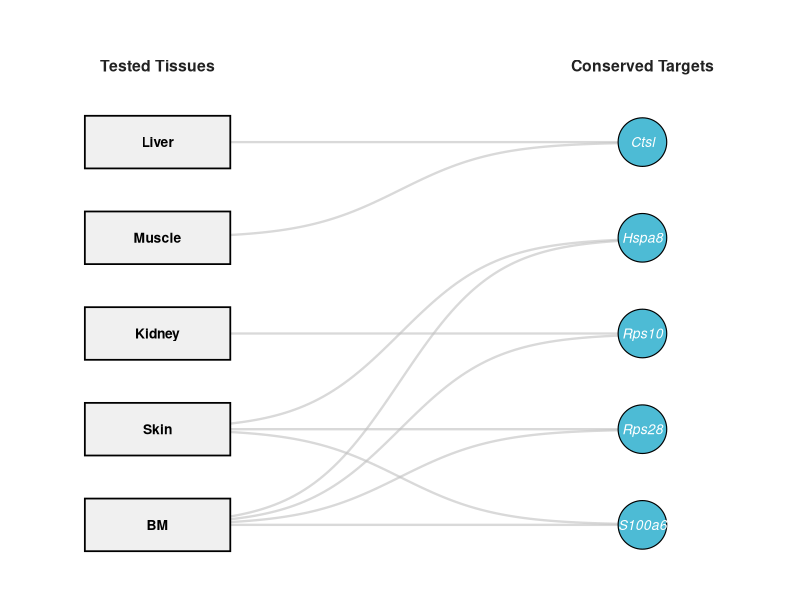
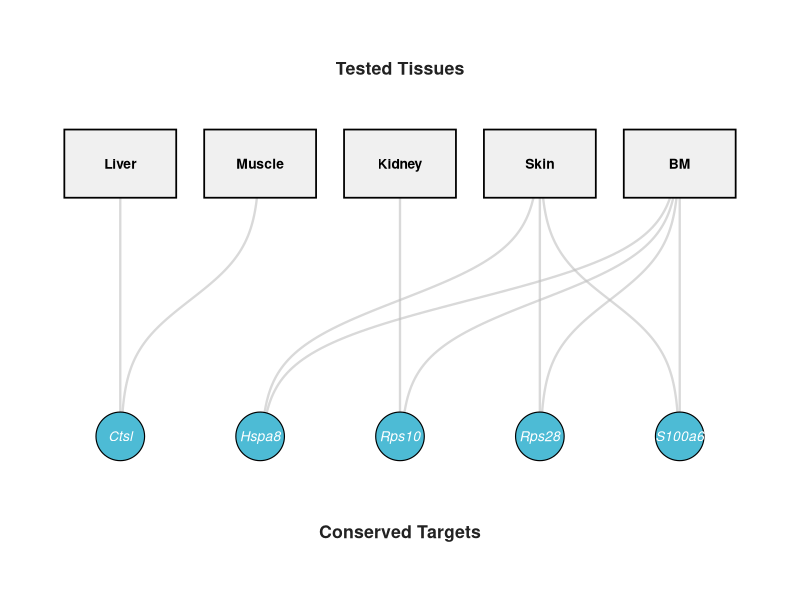

Write R code to recreate these figures, in order.
# 加载必备包
library(ggplot2)
library(dplyr)

# ==================== 1. 节点与绝对坐标 ====================
# ★ 严格按照你要求的基因顺序 (从上到下)
genes <- c("Ctsl", "Hspa8", "Rps10", "Rps28", "S100a6") # Y: 5, 4, 3, 2, 1
# 优化左侧组织顺序以尽量顺应右侧基因，减少打结
tissues <- c("Liver", "Muscle", "Kidney", "Skin", "BM")  # Y: 5, 4, 3, 2, 1

# 构建节点数据框
nodes <- data.frame(
  id = c(tissues, genes),
  label = c(tissues, genes),
  type = factor(c(rep("Tissue", 5), rep("Gene", 5)), levels = c("Tissue", "Gene")),
  x = c(rep(1, 5), rep(3, 5)), # 只有两列，X=1 和 X=3
  y = c(5, 4, 3, 2, 1,         # 组织 Y 坐标 (上下对齐)
        5, 4, 3, 2, 1)         # 基因 Y 坐标 (严格锁定你的顺序)
)

# ==================== 2. 定义真实映射连线 ====================
edges <- data.frame(
  from = c("Liver", "Muscle", "Kidney", "BM", "BM", "BM", "BM", "Skin", "Skin", "Skin"),
  to = c("Ctsl", "Ctsl", "Rps10", "Rps10", "Hspa8", "Rps28", "S100a6", "Hspa8", "Rps28", "S100a6")
) %>% mutate(edge_id = row_number())

# 映射连线两端的绝对坐标
edges <- edges %>%
  left_join(nodes %>% select(id, x, y), by = c("from" = "id")) %>% rename(x_start = x, y_start = y) %>%
  left_join(nodes %>% select(id, x, y), by = c("to" = "id")) %>% rename(x_end = x, y_end = y)

# ==================== 3. 生成平滑 S 型曲线 (Sigmoid) ====================
generate_sigmoid <- function(x0, x1, y0, y1, id, n = 100) {
  x <- seq(x0, x1, length.out = n)
  x_norm <- seq(-5, 5, length.out = n)
  y_norm <- 1 / (1 + exp(-x_norm))
  y <- y0 + (y1 - y0) * y_norm
  data.frame(x = x, y = y, edge_id = id)
}

paths_list <- lapply(1:nrow(edges), function(i) {
  generate_sigmoid(edges$x_start[i], edges$x_end[i], edges$y_start[i], edges$y_end[i], edges$edge_id[i])
})
paths <- do.call(rbind, paths_list)

# ==================== 4. 渲染极简主刊级网络图 ====================
p <- ggplot() +

  # 1. 丝滑曲线 (使用高级冷灰色，置于节点下方)
  geom_path(data = paths, aes(x = x, y = y, group = edge_id),
            color = "#C0C0C0", linewidth = 0.8, alpha = 0.6) +

  # 2. 绘制组织节点：灰色方块 + 黑色细边框
  geom_tile(data = filter(nodes, type == "Tissue"), aes(x = x, y = y),
            width = 0.6, height = 0.55, fill = "#F0F0F0", color = "black", linewidth = 0.6) +

  # 3. 绘制基因节点：科研蓝大圆圈 + 黑色细边框 (严格按要求顺序)
  geom_point(data = filter(nodes, type == "Gene"), aes(x = x, y = y),
             shape = 21, fill = "#4DBBD5", color = "black", size = 16, stroke = 0.6) +

  # 4. 文本层
  # 组织文本：黑色，加粗
  geom_text(data = filter(nodes, type == "Tissue"), aes(x = x, y = y, label = label),
            size = 3.5, color = "black", fontface = "bold", family = "sans") +
  # 基因文本：纯白，斜体 (严守生物学基因命名规范)
  geom_text(data = filter(nodes, type == "Gene"), aes(x = x, y = y, label = label),
            size = 3.5, color = "white", fontface = "italic", family = "sans") +

  # 5. 顶部表头
  annotate("text", x = c(1, 3), y = 5.8,
           label = c("Tested Tissues", "Conserved Targets"),
           size = 4, fontface = "bold", family = "sans", color = "#222222") +

  # 画布范围设置，预留边缘呼吸空间
  coord_cartesian(xlim = c(0.5, 3.5), ylim = c(0.5, 6.2)) +
  theme_void()

# ==================== 5. 导出矢量 PDF ====================
output_dir <- "E:/2-8.3-shanda/1-feature/1-figure/0-4-result-5-CR-leipameisu/2-CR"
dir.create(output_dir, showWarnings = FALSE, recursive = TRUE)
output_path <- file.path(output_dir, "Figure_8_Bipartite_Network_Sorted.pdf")

# 导出为紧凑的单列尺寸
ggsave(filename = output_path, plot = p,
       width = 4.0, height = 4.5, device = cairo_pdf)

cat("✅ 完美定制！严格按照截图基因排序的网络图已导出至:\n👉", output_path, "\n")
















###############################
# 加载必备包
library(ggplot2)
library(dplyr)

# ==================== 1. 节点与绝对坐标 (改为上下排布) ====================
# ★ 严格按照你要求的顺序 (现在变为：从左到右)
genes <- c("Ctsl", "Hspa8", "Rps10", "Rps28", "S100a6") # X: 1, 2, 3, 4, 5
tissues <- c("Liver", "Muscle", "Kidney", "Skin", "BM")  # X: 1, 2, 3, 4, 5

# 构建节点数据框
nodes <- data.frame(
  id = c(tissues, genes),
  label = c(tissues, genes),
  type = factor(c(rep("Tissue", 5), rep("Gene", 5)), levels = c("Tissue", "Gene")),
  x = c(1, 2, 3, 4, 5,         # 组织 X 坐标 (从左往右排)
        1, 2, 3, 4, 5),        # 基因 X 坐标 (严格锁定你的顺序，从左往右)
  y = c(rep(2, 5),             # 组织 Y 坐标 (固定在上方，Y=2)
        rep(1, 5))             # 基因 Y 坐标 (固定在下方，Y=1)
)

# ==================== 2. 定义真实映射连线 ====================
edges <- data.frame(
  from = c("Liver", "Muscle", "Kidney", "BM", "BM", "BM", "BM", "Skin", "Skin", "Skin"),
  to = c("Ctsl", "Ctsl", "Rps10", "Rps10", "Hspa8", "Rps28", "S100a6", "Hspa8", "Rps28", "S100a6")
) %>% mutate(edge_id = row_number())

# 映射连线两端的绝对坐标
edges <- edges %>%
  left_join(nodes %>% select(id, x, y), by = c("from" = "id")) %>% rename(x_start = x, y_start = y) %>%
  left_join(nodes %>% select(id, x, y), by = c("to" = "id")) %>% rename(x_end = x, y_end = y)

# ==================== 3. 生成平滑垂直 S 型曲线 (Vertical Sigmoid) ====================
# ★ 核心修改：让 Y 轴线性下降，X 轴跟随 Sigmoid 函数进行平滑偏移
generate_vertical_sigmoid <- function(x0, x1, y0, y1, id, n = 100) {
  y <- seq(y0, y1, length.out = n)           # Y 轴匀速走
  y_norm <- seq(-5, 5, length.out = n)       # 构建 sigmoid 的自变量
  x_norm <- 1 / (1 + exp(-y_norm))           # sigmoid 变换 (0 到 1)
  x <- x0 + (x1 - x0) * x_norm               # 映射回 X 坐标
  data.frame(x = x, y = y, edge_id = id)
}

paths_list <- lapply(1:nrow(edges), function(i) {
  generate_vertical_sigmoid(edges$x_start[i], edges$x_end[i], edges$y_start[i], edges$y_end[i], edges$edge_id[i])
})
paths <- do.call(rbind, paths_list)

# ==================== 4. 渲染极简主刊级网络图 ====================
p <- ggplot() +

  # 1. 丝滑曲线 (使用高级冷灰色，置于节点下方)
  geom_path(data = paths, aes(x = x, y = y, group = edge_id),
            color = "#C0C0C0", linewidth = 0.8, alpha = 0.6) +

  # 2. 绘制组织节点：灰色方块 + 黑色细边框 (调整为横向更宽的矩形)
  geom_tile(data = filter(nodes, type == "Tissue"), aes(x = x, y = y),
            width = 0.8, height = 0.25, fill = "#F0F0F0", color = "black", linewidth = 0.6) +

  # 3. 绘制基因节点：科研蓝大圆圈 + 黑色细边框
  geom_point(data = filter(nodes, type == "Gene"), aes(x = x, y = y),
             shape = 21, fill = "#4DBBD5", color = "black", size = 16, stroke = 0.6) +

  # 4. 文本层
  # 组织文本：黑色，加粗
  geom_text(data = filter(nodes, type == "Tissue"), aes(x = x, y = y, label = label),
            size = 3.5, color = "black", fontface = "bold", family = "sans") +
  # 基因文本：纯白，斜体 (严守生物学基因命名规范)
  geom_text(data = filter(nodes, type == "Gene"), aes(x = x, y = y, label = label),
            size = 3.5, color = "white", fontface = "italic", family = "sans") +

  # 5. 顶部/底部表头 (居中在上方和下方)
  annotate("text", x = 3, y = c(2.35, 0.65),
           label = c("Tested Tissues", "Conserved Targets"),
           size = 4.5, fontface = "bold", family = "sans", color = "#222222") +

  # 画布范围设置，预留边缘呼吸空间
  coord_cartesian(xlim = c(0.4, 5.6), ylim = c(0.5, 2.5)) +
  theme_void()

# ==================== 5. 导出矢量 PDF ====================
output_dir <- "E:/2-8.3-shanda/1-feature/1-figure/0-4-result-5-CR-leipameisu/3-CR"
dir.create(output_dir, showWarnings = FALSE, recursive = TRUE)
output_path <- file.path(output_dir, "Figure_8.1_Bipartite_Network_TopBottom.pdf")

# ★ 导出尺寸调整：改为横向版幅 (width = 6.0, height = 3.5)
ggsave(filename = output_path, plot = p,
       width = 6.0, height = 3.5, device = cairo_pdf)

cat("✅ 完美定制！上下布局的网络图已导出至:\n👉", output_path, "\n")
